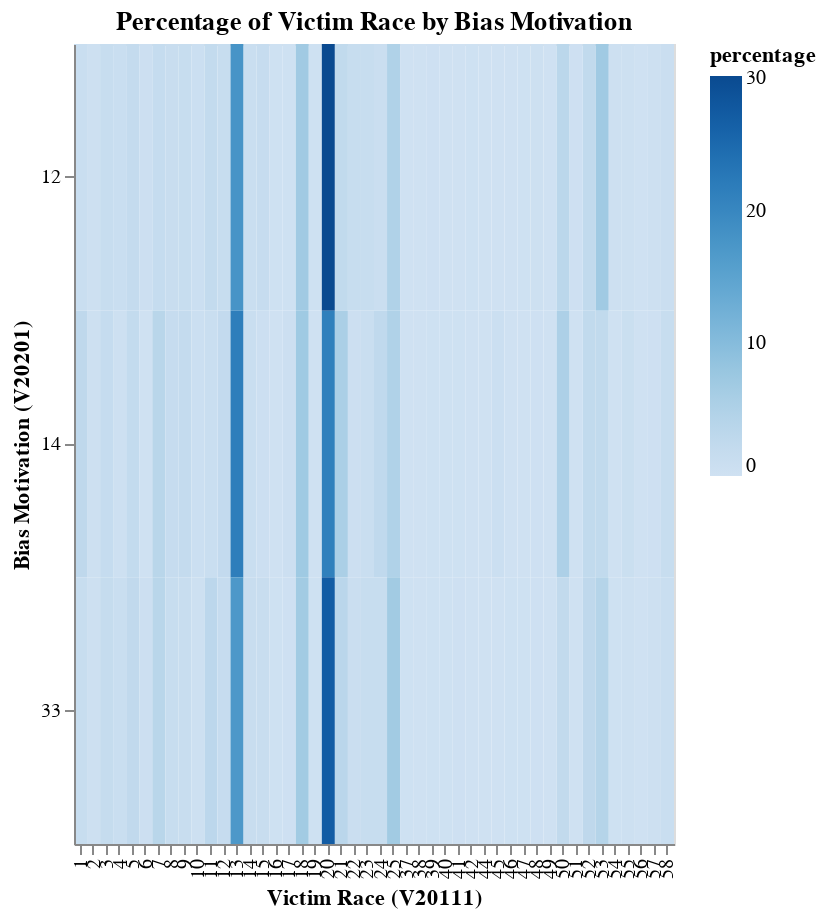

Here is the notebook cell this chart was saved with:
### Code cell
cross_table_pct_reset = cross_table_pct.reset_index().melt(id_vars='V20201', var_name='V20111', value_name='percentage')

heatmap = alt.Chart(cross_table_pct_reset).mark_rect().encode(
    x=alt.X('V20111:N', title='Victim Race (V20111)'),
    y=alt.Y('V20201:N', title='Bias Motivation (V20201)'),
    color=alt.Color('percentage:Q', scale=alt.Scale(scheme='blues')),
    tooltip=['V20201', 'V20111', 'percentage']
).properties(
    width=300,
    height=400,
    title='Percentage of Victim Race by Bias Motivation'
)

heatmap

### Figure 1 — Vega-Lite specification as saved in the notebook (floating-point values rounded to 4 significant figures; data arrays with more than 128 entries replaced by an {"elided": "..."} marker saying what was removed)
{"config": {"view": {"continuousWidth": 300, "continuousHeight": 300}}, "data": {"name": "data-72154d83c241c16106f13de1ebee327d"}, "mark": {"type": "rect"}, "encoding": {"color": {"field": "percentage", "scale": {"scheme": "blues"}, "type": "quantitative"}, "tooltip": [{"field": "V20201", "type": "quantitative"}, {"field": "V20111", "type": "quantitative"}, {"field": "percentage", "type": "quantitative"}], "x": {"field": "V20111", "title": "Victim Race (V20111)", "type": "nominal"}, "y": {"field": "V20201", "title": "Bias Motivation (V20201)", "type": "nominal"}}, "height": 400, "title": "Percentage of Victim Race by Bias Motivation", "width": 300, "$schema": "https://vega.github.io/schema/vega-lite/v5.20.1.json", "datasets": {"data-72154d83c241c16106f13de1ebee327d": {"elided": "138 records"}}}
